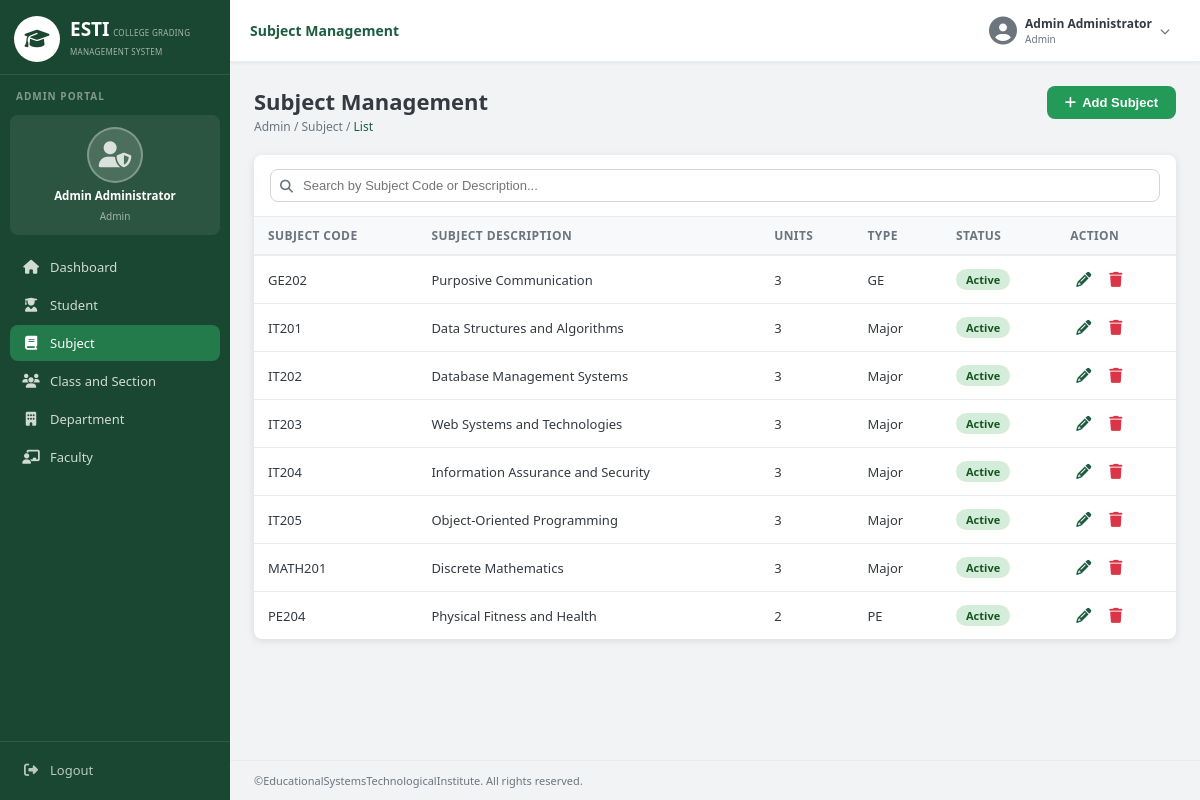
The app's page /pages/admin/subjects.php (signed in) with its own data.
### tables this page shows
CREATE TABLE IF NOT EXISTS subjects (
    id INT AUTO_INCREMENT PRIMARY KEY,
    subject_code VARCHAR(20) NOT NULL UNIQUE,
    subject_desc VARCHAR(150) NOT NULL,
    units INT DEFAULT 3,
    type ENUM('Major','Minor','GE','PE','Elective') DEFAULT 'Major',
    status ENUM('Active','Inactive') DEFAULT 'Active',
    created_at TIMESTAMP DEFAULT CURRENT_TIMESTAMP
);

### pages/admin/subjects.php (the view, shortened to what this page needs)
<?php
require_once '../../includes/config.php';
$subjects = $conn->query("SELECT * FROM subjects ORDER BY subject_code");
require_once '../../includes/header.php';
?>
<div class="page-header">
<div class="page-header-left">
<h1>Subject Management</h1>
<div class="breadcrumb"><a href="#">Admin</a> / <a href="#">Subject</a> / <span>List</span></div>
</div>
<button class="btn btn-primary" onclick="openModal('addSubjModal')"><i class="fas fa-plus"></i> Add Subject</button>
</div>
<div class="table-card">
<div class="table-toolbar">
<div class="search-wrap"><i class="fas fa-search"></i>
<input type="text" id="subjSearch" class="search-input" placeholder="Search by Subject Code or Description..."></div>
</div>
<table id="subjTable">
<thead><tr><th>Subject Code</th><th>Subject Description</th><th>Units</th><th>Type</th><th>Status</th><th>Action</th></tr></thead>
<tbody>
<?php while ($s = $subjects->fetch_assoc()): ?>
<tr>
<td><?= htmlspecialchars($s['subject_code']) ?></td>
<td><?= htmlspecialchars($s['subject_desc']) ?></td>
<td><?= $s['units'] ?></td>
<td><?= htmlspecialchars($s['type']) ?></td>
<td><span class="badge badge-<?= strtolower($s['status']) ?>"><?= $s['status'] ?></span></td>
<td>
<div class="action-btns">
<button class="action-btn edit" onclick="editSubj(<?= htmlspecialchars(json_encode($s)) ?>)"><i class="fas fa-pencil-alt"></i></button>
<form method="POST" style="display:inline" onsubmit="confirmDelete(this);return false;">
<button type="submit" class="action-btn del"><i class="fas fa-trash"></i></button>
</form>
</div>
</td>
</tr>
<?php endwhile; ?>
</tbody>
</table>
</div>
<?php require_once '../../includes/footer.php'; ?>

### assets/css/style.css (style rules this page uses)
:root { --green-dark:#1a4731;--green-main:#1d5c3f;--green-mid:#237a4b;--green-light:#2e9b62;--green-btn:#239a57;--green-hover:#1c7d47;--green-bg:#e8f5ee;--green-badge:#d4edda;--green-text:#155724;--red-badge:#f8d7da;--red-text:#721c24;--white:#ffffff;--gray-50:#f8f9fa;--gray-100:#f1f3f5;--gray-200:#e9ecef;--gray-400:#ced4da;--gray-600:#6c757d;--gray-800:#343a40;--sidebar-w:230px;--topbar-h:62px;--radius:8px;--shadow:0 2px 8px rgba(0,0,0,.10);--shadow-lg:0 4px 20px rgba(0,0,0,.15);--transition:.22s ease }
*,*::before,*::after { box-sizing:border-box;margin:0;padding:0 }
body { font-family:'Segoe UI',system-ui,sans-serif;background:var(--gray-100);color:var(--gray-800);font-size:14px }
.page-header { display:flex;align-items:flex-start;justify-content:space-between;margin-bottom:20px;flex-wrap:wrap;gap:12px }
.page-header-left h1 { font-size:22px;font-weight:700;color:var(--gray-800) }
.breadcrumb { font-size:12px;color:var(--gray-600);margin-top:2px }
.breadcrumb a { color:var(--gray-600);text-decoration:none }
.breadcrumb span { color:var(--green-main) }
.btn { display:inline-flex;align-items:center;gap:6px;padding:9px 18px;border-radius:var(--radius);font-size:13px;font-weight:600;cursor:pointer;border:none;text-decoration:none;transition:background var(--transition),transform .1s }
.btn-primary { background:var(--green-btn);color:var(--white) }
.table-card { background:var(--white);border-radius:var(--radius);box-shadow:var(--shadow);overflow:hidden }
.table-toolbar { display:flex;gap:10px;padding:14px 16px;border-bottom:1px solid var(--gray-200);flex-wrap:wrap;align-items:center }
.search-wrap { position:relative;flex:1;min-width:200px }
.search-wrap i { position:absolute;left:10px;top:50%;transform:translateY(-50%);color:var(--gray-600);font-size:13px }
.search-input { width:100%;padding:8px 10px 8px 32px;border:1px solid var(--gray-400);border-radius:var(--radius);font-size:13px;outline:none;transition:border-color var(--transition) }
table { width:100%;border-collapse:collapse }
thead tr { background:var(--gray-50) }
th { text-align:left;padding:10px 14px;font-size:12px;font-weight:700;color:var(--gray-600);text-transform:uppercase;letter-spacing:.4px;border-bottom:2px solid var(--gray-200) }
td { padding:11px 14px;border-bottom:1px solid var(--gray-200);font-size:13px;vertical-align:middle }
tr:last-child td { border-bottom:none }
.badge { display:inline-block;padding:3px 10px;border-radius:20px;font-size:11px;font-weight:700 }
.badge-active { background:var(--green-badge);color:var(--green-text) }
.action-btns { display:flex;gap:6px;align-items:center }
.action-btn { background:none;border:none;cursor:pointer;font-size:15px;padding:4px 6px;border-radius:4px;transition:background var(--transition) }
.action-btn.edit { color:var(--green-main) }
.action-btn.del { color:#dc3545 }

### records on screen
subjects: subject_code "GE202", subject_desc "Purposive Communication", units "3", type "GE", status "Active"
subjects: subject_code "IT201", subject_desc "Data Structures and Algorithms", units "3", type "Major", status "Active"
subjects: subject_code "IT202", subject_desc "Database Management Systems", units "3", type "Major", status "Active"
subjects: subject_code "IT203", subject_desc "Web Systems and Technologies", units "3", type "Major", status "Active"
subjects: subject_code "IT204", subject_desc "Information Assurance and Security", units "3", type "Major", status "Active"
subjects: subject_code "IT205", subject_desc "Object-Oriented Programming", units "3", type "Major", status "Active"
subjects: subject_code "MATH201", subject_desc "Discrete Mathematics", units "3", type "Major", status "Active"
subjects: subject_code "PE204", subject_desc "Physical Fitness and Health", units "2", type "PE", status "Active"

### other values on screen
$_SESSION['admin_name'] "Admin Administrator"
$_SESSION['admin_role'] "Admin"
$page_title "Subject Management"
